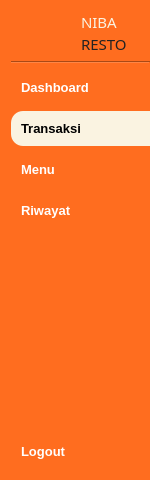
     <widget class="QWidget" name="icon_name_widget" native="true">
      <property name="maximumSize">
       <size>
        <width>150</width>
        <height>16777215</height>
       </size>
      </property>
      <property name="styleSheet">
       <string notr="true">QPushButton {
	text-align: left;
	border-top-left-radius: 12px;
	border-bottom-left-radius: 12px;
    padding: 10px;
    border: 0px;
	color: white;
    font-weight: 600;
}

QPushButton:hover {
	background-color: rgb(181, 171, 146);
}

QPushButton:checked {
	color: black;
	background-color: #FAF3E1;
}

QWidget {
	background-color: #FF6D1F;
}</string>
      </property>
      <layout class="QVBoxLayout" name="verticalLayout">
       <property name="rightMargin">
        <number>0</number>
       </property>
       <item>
        <layout class="QVBoxLayout" name="verticalLayout_2">
         <item>
          <layout class="QHBoxLayout" name="horizontalLayout_2">
           <property name="rightMargin">
            <number>5</number>
           </property>
           <item>
            <widget class="QLabel" name="label_2">
             <property name="sizePolicy">
              <sizepolicy hsizetype="Fixed" vsizetype="Fixed">
               <horstretch>0</horstretch>
               <verstretch>0</verstretch>
              </sizepolicy>
             </property>
             <property name="minimumSize">
              <size>
               <width>40</width>
               <height>40</height>
              </size>
             </property>
             <property name="maximumSize">
              <size>
               <width>40</width>
               <height>40</height>
              </size>
             </property>
             <property name="styleSheet">
              <string notr="true">QLabel {
    background-color: transparent;
    border-radius: 20px;
    background-image: url(:/yourpic.png);
    background-repeat: no-repeat;
    background-position: center;
}
</string>
             </property>
             <property name="text">
              <string/>
             </property>
             <property name="pixmap">
              <pixmap resource="images.qrc">:/image/images/logo-rounded.png</pixmap>
             </property>
             <property name="scaledContents">
              <bool>true</bool>
             </property>
            </widget>
           </item>
           <item>
            <layout class="QVBoxLayout" name="verticalLayout_3">
             <property name="spacing">
              <number>0</number>
             </property>
             <item>
              <widget class="QLabel" name="label_3">
               <property name="maximumSize">
                <size>
                 <width>50</width>
                 <height>16777215</height>
                </size>
               </property>
               <property name="font">
                <font>
                 <family>Bauhaus 93</family>
                 <pointsize>11</pointsize>
                 <weight>50</weight>
                 <bold>false</bold>
                 <strikeout>false</strikeout>
                 <kerning>true</kerning>
                </font>
               </property>
               <property name="styleSheet">
                <string notr="true">color: #FAF3E1;</string>
               </property>
               <property name="text">
                <string>NIBA</string>
               </property>
               <property name="textFormat">
                <enum>Qt::PlainText</enum>
               </property>
              </widget>
             </item>
             <item>
              <widget class="QLabel" name="label_5">
               <property name="sizePolicy">
                <sizepolicy hsizetype="Minimum" vsizetype="Preferred">
                 <horstretch>0</horstretch>
                 <verstretch>0</verstretch>
                </sizepolicy>
               </property>
               <property name="maximumSize">
                <size>
                 <width>50</width>
                 <height>16777215</height>
                </size>
               </property>
               <property name="font">
                <font>
                 <family>Bauhaus 93</family>
                 <pointsize>11</pointsize>
                 <weight>50</weight>
                 <bold>false</bold>
                 <strikeout>false</strikeout>
                 <kerning>true</kerning>
                </font>
               </property>
               <property name="styleSheet">
                <string notr="true">color: #222222;</string>
               </property>
               <property name="text">
                <string>RESTO</string>
               </property>
               <property name="textFormat">
                <enum>Qt::PlainText</enum>
               </property>
               <property name="scaledContents">
                <bool>false</bool>
               </property>
              </widget>
             </item>
            </layout>
           </item>
          </layout>
         </item>
         <item>
          <widget class="Line" name="line_2">
           <property name="orientation">
            <enum>Qt::Horizontal</enum>
           </property>
          </widget>
         </item>
         <item>
          <widget class="QPushButton" name="btn_dashboard_expanded">
           <property name="font">
            <font>
             <family>Microsoft Sans Serif</family>
             <pointsize>10</pointsize>
             <weight>75</weight>
             <bold>true</bold>
            </font>
           </property>
           <property name="styleSheet">
            <string notr="true"/>
           </property>
           <property name="text">
            <string>Dashboard</string>
           </property>
           <property name="icon">
            <iconset resource="images.qrc">
             <normaloff>:/image/images/mage--home-fill-off.png</normaloff>
             <normalon>:/image/images/mage--home-fill.png</normalon>
             <disabledoff>:/image/images/mage--home-fill-off.png</disabledoff>
             <disabledon>:/image/images/mage--home-fill.png</disabledon>
             <activeoff>:/image/images/mage--home-fill-off.png</activeoff>
             <activeon>:/image/images/mage--home-fill.png</activeon>
             <selectedoff>:/image/images/mage--home-fill-off.png</selectedoff>
             <selectedon>:/image/images/mage--home-fill.png</selectedon>:/image/images/mage--home-fill-off.png</iconset>
           </property>
           <property name="iconSize">
            <size>
             <width>20</width>
             <height>20</height>
            </size>
           </property>
           <property name="checkable">
            <bool>true</bool>
           </property>
           <property name="checked">
            <bool>false</bool>
           </property>
           <property name="autoExclusive">
            <bool>true</bool>
           </property>
          </widget>
         </item>
         <item>
          <widget class="QPushButton" name="btn_transaksi_expanded">
           <property name="font">
            <font>
             <family>MS Sans Serif</family>
             <pointsize>10</pointsize>
             <weight>75</weight>
             <bold>true</bold>
            </font>
           </property>
           <property name="styleSheet">
            <string notr="true"/>
           </property>
           <property name="text">
            <string>Transaksi</string>
           </property>
           <property name="icon">
            <iconset resource="images.qrc">
             <normaloff>:/image/images/mage--shopping-cart-fill.png</normaloff>
             <normalon>:/image/images/mage--shopping-cart-fill-off.png</normalon>:/image/images/mage--shopping-cart-fill.png</iconset>
           </property>
           <property name="iconSize">
            <size>
             <width>20</width>
             <height>20</height>
            </size>
           </property>
           <property name="checkable">
            <bool>true</bool>
           </property>
           <property name="checked">
            <bool>true</bool>
           </property>
           <property name="autoExclusive">
            <bool>true</bool>
           </property>
          </widget>
         </item>
         <item>
          <widget class="QPushButton" name="btn_menu_expanded_2">
           <property name="font">
            <font>
             <family>MS Sans Serif</family>
             <pointsize>10</pointsize>
             <weight>75</weight>
             <bold>true</bold>
            </font>
           </property>
           <property name="styleSheet">
            <string notr="true"/>
           </property>
           <property name="text">
            <string>Menu</string>
           </property>
           <property name="icon">
            <iconset resource="images.qrc">
             <normaloff>:/image/images/mage--clipboard-2-fill-off.png</normaloff>
             <normalon>:/image/images/mage--clipboard-2-fill.png</normalon>:/image/images/mage--clipboard-2-fill-off.png</iconset>
           </property>
           <property name="iconSize">
            <size>
             <width>20</width>
             <height>20</height>
            </size>
           </property>
           <property name="checkable">
            <bool>true</bool>
           </property>
           <property name="autoExclusive">
            <bool>true</bool>
           </property>
          </widget>
         </item>
         <item>
          <widget class="QPushButton" name="btn_riwayat_expanded">
           <property name="font">
            <font>
             <family>Microsoft Sans Serif</family>
             <pointsize>10</pointsize>
             <weight>75</weight>
             <bold>true</bold>
            </font>
           </property>
           <property name="styleSheet">
            <string notr="true"/>
           </property>
           <property name="text">
            <string>Riwayat</string>
           </property>
           <property name="icon">
            <iconset resource="images.qrc">
             <normaloff>:/image/images/mage--book-text-fill.png</normaloff>
             <normalon>:/image/images/mage--book-text-fill-off.png</normalon>:/image/images/mage--book-text-fill.png</iconset>
           </property>
           <property name="iconSize">
            <size>
             <width>20</width>
             <height>20</height>
            </size>
           </property>
           <property name="checkable">
            <bool>true</bool>
           </property>
           <property name="checked">
            <bool>false</bool>
           </property>
           <property name="autoExclusive">
            <bool>true</bool>
           </property>
          </widget>
         </item>
         <item>
          <spacer name="verticalSpacer_2">
           <property name="orientation">
            <enum>Qt::Vertical</enum>
           </property>
           <property name="sizeHint" stdset="0">
            <size>
             <width>40</width>
             <height>200</height>
            </size>
           </property>
          </spacer>
         </item>
         <item>
          <widget class="QPushButton" name="btn_logout_expanded">
           <property name="font">
            <font>
             <family>MS Sans Serif</family>
             <pointsize>10</pointsize>
             <weight>75</weight>
             <bold>true</bold>
            </font>
           </property>
           <property name="styleSheet">
            <string notr="true">QPushButton {
	border-radius: 12px;
}</string>
           </property>
           <property name="text">
            <string>Logout</string>
           </property>
           <property name="icon">
            <iconset resource="images.qrc">
             <normaloff>:/image/images/mage--shut-down-fill-off.png</normaloff>
             <normalon>:/image/images/mage--shut-down-fill.png</normalon>:/image/images/mage--shut-down-fill-off.png</iconset>
           </property>
           <property name="iconSize">
            <size>
             <width>20</width>
             <height>20</height>
            </size>
           </property>
          </widget>
         </item>
        </layout>
       </item>
      </layout>
     </widget>
